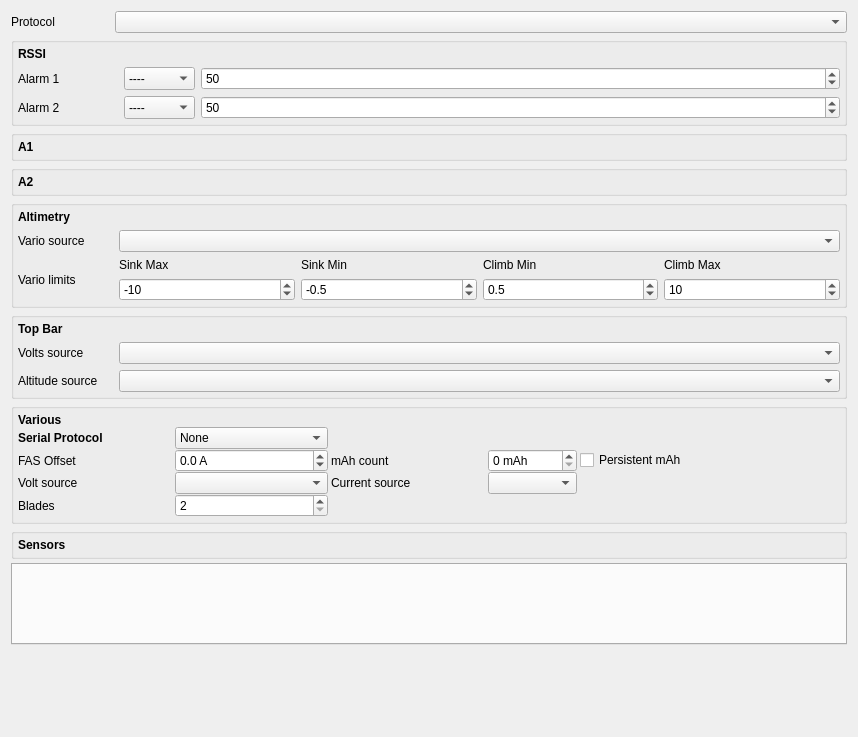
<?xml version="1.0" encoding="UTF-8"?>
<ui version="4.0">
 <class>Telemetry</class>
 <widget class="QWidget" name="Telemetry">
  <property name="geometry">
   <rect>
    <x>0</x>
    <y>0</y>
    <width>858</width>
    <height>737</height>
   </rect>
  </property>
  <property name="windowTitle">
   <string/>
  </property>
  <layout class="QVBoxLayout" name="verticalLayout" stretch="0,0,0,0,0,0,0,0,0,0">
   <property name="spacing">
    <number>4</number>
   </property>
   <item>
    <layout class="QHBoxLayout" name="horizontalLayout" stretch="0,1">
     <item>
      <widget class="QLabel" name="telemetryProtocolLabel">
       <property name="sizePolicy">
        <sizepolicy hsizetype="MinimumExpanding" vsizetype="Preferred">
         <horstretch>0</horstretch>
         <verstretch>0</verstretch>
        </sizepolicy>
       </property>
       <property name="minimumSize">
        <size>
         <width>100</width>
         <height>0</height>
        </size>
       </property>
       <property name="text">
        <string>Protocol</string>
       </property>
      </widget>
     </item>
     <item>
      <widget class="QComboBox" name="telemetryProtocol">
       <property name="sizePolicy">
        <sizepolicy hsizetype="MinimumExpanding" vsizetype="Fixed">
         <horstretch>0</horstretch>
         <verstretch>0</verstretch>
        </sizepolicy>
       </property>
      </widget>
     </item>
    </layout>
   </item>
   <item>
    <widget class="QGroupBox" name="RSSIGB">
     <property name="sizePolicy">
      <sizepolicy hsizetype="Preferred" vsizetype="Preferred">
       <horstretch>0</horstretch>
       <verstretch>0</verstretch>
      </sizepolicy>
     </property>
     <property name="flat">
      <bool>false</bool>
     </property>
     <layout class="QGridLayout" name="rssiLayout" columnstretch="0,0,1">
      <property name="margin">
       <number>4</number>
      </property>
      <item row="2" column="0">
       <widget class="QLabel" name="rssiAlarm1Label">
        <property name="sizePolicy">
         <sizepolicy hsizetype="MinimumExpanding" vsizetype="Minimum">
          <horstretch>0</horstretch>
          <verstretch>0</verstretch>
         </sizepolicy>
        </property>
        <property name="minimumSize">
         <size>
          <width>100</width>
          <height>0</height>
         </size>
        </property>
        <property name="styleSheet">
         <string notr="true"/>
        </property>
        <property name="text">
         <string>Alarm 1</string>
        </property>
       </widget>
      </item>
      <item row="2" column="1">
       <widget class="QComboBox" name="rssiAlarm1CB">
        <property name="sizePolicy">
         <sizepolicy hsizetype="MinimumExpanding" vsizetype="Preferred">
          <horstretch>0</horstretch>
          <verstretch>0</verstretch>
         </sizepolicy>
        </property>
        <item>
         <property name="text">
          <string>----</string>
         </property>
        </item>
        <item>
         <property name="text">
          <string>Yellow</string>
         </property>
        </item>
        <item>
         <property name="text">
          <string>Orange</string>
         </property>
        </item>
        <item>
         <property name="text">
          <string>Red</string>
         </property>
        </item>
       </widget>
      </item>
      <item row="2" column="2">
       <widget class="QSpinBox" name="rssiAlarm1SB">
        <property name="enabled">
         <bool>true</bool>
        </property>
        <property name="sizePolicy">
         <sizepolicy hsizetype="MinimumExpanding" vsizetype="Preferred">
          <horstretch>0</horstretch>
          <verstretch>0</verstretch>
         </sizepolicy>
        </property>
        <property name="suffix">
         <string/>
        </property>
        <property name="minimum">
         <number>20</number>
        </property>
        <property name="maximum">
         <number>80</number>
        </property>
        <property name="singleStep">
         <number>1</number>
        </property>
        <property name="value">
         <number>50</number>
        </property>
       </widget>
      </item>
      <item row="3" column="0">
       <widget class="QLabel" name="rssiAlarm2Label">
        <property name="sizePolicy">
         <sizepolicy hsizetype="MinimumExpanding" vsizetype="Minimum">
          <horstretch>0</horstretch>
          <verstretch>0</verstretch>
         </sizepolicy>
        </property>
        <property name="minimumSize">
         <size>
          <width>100</width>
          <height>0</height>
         </size>
        </property>
        <property name="text">
         <string>Alarm 2</string>
        </property>
       </widget>
      </item>
      <item row="3" column="1">
       <widget class="QComboBox" name="rssiAlarm2CB">
        <property name="sizePolicy">
         <sizepolicy hsizetype="MinimumExpanding" vsizetype="Preferred">
          <horstretch>0</horstretch>
          <verstretch>0</verstretch>
         </sizepolicy>
        </property>
        <item>
         <property name="text">
          <string>----</string>
         </property>
        </item>
        <item>
         <property name="text">
          <string>Yellow</string>
         </property>
        </item>
        <item>
         <property name="text">
          <string>Orange</string>
         </property>
        </item>
        <item>
         <property name="text">
          <string>Red</string>
         </property>
        </item>
       </widget>
      </item>
      <item row="3" column="2">
       <widget class="QSpinBox" name="rssiAlarm2SB">
        <property name="enabled">
         <bool>true</bool>
        </property>
        <property name="sizePolicy">
         <sizepolicy hsizetype="MinimumExpanding" vsizetype="Preferred">
          <horstretch>0</horstretch>
          <verstretch>0</verstretch>
         </sizepolicy>
        </property>
        <property name="suffix">
         <string/>
        </property>
        <property name="minimum">
         <number>20</number>
        </property>
        <property name="maximum">
         <number>80</number>
        </property>
        <property name="singleStep">
         <number>1</number>
        </property>
        <property name="value">
         <number>50</number>
        </property>
       </widget>
      </item>
      <item row="4" column="0">
       <spacer name="verticalSpacer_2">
        <property name="orientation">
         <enum>Qt::Vertical</enum>
        </property>
        <property name="sizeHint" stdset="0">
         <size>
          <width>20</width>
          <height>0</height>
         </size>
        </property>
       </spacer>
      </item>
      <item row="1" column="0">
       <widget class="QLabel" name="rssiLabel">
        <property name="font">
         <font>
          <weight>75</weight>
          <bold>true</bold>
         </font>
        </property>
        <property name="text">
         <string>RSSI</string>
        </property>
       </widget>
      </item>
     </layout>
    </widget>
   </item>
   <item>
    <widget class="QGroupBox" name="A1GB">
     <property name="sizePolicy">
      <sizepolicy hsizetype="Preferred" vsizetype="Preferred">
       <horstretch>0</horstretch>
       <verstretch>0</verstretch>
      </sizepolicy>
     </property>
     <property name="autoFillBackground">
      <bool>true</bool>
     </property>
     <property name="styleSheet">
      <string notr="true"/>
     </property>
     <property name="flat">
      <bool>false</bool>
     </property>
     <layout class="QVBoxLayout" name="A1Layout">
      <property name="margin">
       <number>4</number>
      </property>
      <item>
       <widget class="QLabel" name="label_7">
        <property name="font">
         <font>
          <weight>75</weight>
          <bold>true</bold>
         </font>
        </property>
        <property name="text">
         <string>A1</string>
        </property>
       </widget>
      </item>
     </layout>
    </widget>
   </item>
   <item>
    <widget class="QGroupBox" name="A2GB">
     <property name="flat">
      <bool>false</bool>
     </property>
     <layout class="QVBoxLayout" name="A2Layout">
      <property name="margin">
       <number>4</number>
      </property>
      <item>
       <widget class="QLabel" name="label_6">
        <property name="font">
         <font>
          <weight>75</weight>
          <bold>true</bold>
         </font>
        </property>
        <property name="text">
         <string>A2</string>
        </property>
       </widget>
      </item>
     </layout>
    </widget>
   </item>
   <item>
    <widget class="QGroupBox" name="altimetryGB">
     <property name="sizePolicy">
      <sizepolicy hsizetype="MinimumExpanding" vsizetype="Preferred">
       <horstretch>0</horstretch>
       <verstretch>0</verstretch>
      </sizepolicy>
     </property>
     <layout class="QGridLayout" name="gridLayout_39">
      <property name="margin">
       <number>4</number>
      </property>
      <property name="spacing">
       <number>6</number>
      </property>
      <item row="2" column="1">
       <layout class="QGridLayout" name="gridLayout_66" columnstretch="1,1,1,1">
        <item row="0" column="0">
         <widget class="QLabel" name="VarioLabel_1">
          <property name="sizePolicy">
           <sizepolicy hsizetype="MinimumExpanding" vsizetype="Preferred">
            <horstretch>0</horstretch>
            <verstretch>0</verstretch>
           </sizepolicy>
          </property>
          <property name="text">
           <string>Sink Max</string>
          </property>
          <property name="alignment">
           <set>Qt::AlignLeading|Qt::AlignLeft|Qt::AlignVCenter</set>
          </property>
         </widget>
        </item>
        <item row="1" column="1">
         <widget class="QDoubleSpinBox" name="varioLimitCenterMin_DSB">
          <property name="sizePolicy">
           <sizepolicy hsizetype="MinimumExpanding" vsizetype="Fixed">
            <horstretch>0</horstretch>
            <verstretch>0</verstretch>
           </sizepolicy>
          </property>
          <property name="decimals">
           <number>1</number>
          </property>
          <property name="minimum">
           <double>-2.100000000000000</double>
          </property>
          <property name="maximum">
           <double>1.000000000000000</double>
          </property>
          <property name="singleStep">
           <double>0.100000000000000</double>
          </property>
          <property name="value">
           <double>-0.500000000000000</double>
          </property>
         </widget>
        </item>
        <item row="1" column="2">
         <widget class="QDoubleSpinBox" name="varioLimitCenterMax_DSB">
          <property name="sizePolicy">
           <sizepolicy hsizetype="MinimumExpanding" vsizetype="Fixed">
            <horstretch>0</horstretch>
            <verstretch>0</verstretch>
           </sizepolicy>
          </property>
          <property name="decimals">
           <number>1</number>
          </property>
          <property name="minimum">
           <double>-1.000000000000000</double>
          </property>
          <property name="maximum">
           <double>2.000000000000000</double>
          </property>
          <property name="singleStep">
           <double>0.100000000000000</double>
          </property>
          <property name="value">
           <double>0.500000000000000</double>
          </property>
         </widget>
        </item>
        <item row="1" column="3">
         <widget class="QDoubleSpinBox" name="varioLimitMax_DSB">
          <property name="sizePolicy">
           <sizepolicy hsizetype="MinimumExpanding" vsizetype="Fixed">
            <horstretch>0</horstretch>
            <verstretch>0</verstretch>
           </sizepolicy>
          </property>
          <property name="decimals">
           <number>0</number>
          </property>
          <property name="minimum">
           <double>3.000000000000000</double>
          </property>
          <property name="maximum">
           <double>17.000000000000000</double>
          </property>
          <property name="value">
           <double>10.000000000000000</double>
          </property>
         </widget>
        </item>
        <item row="1" column="0">
         <widget class="QDoubleSpinBox" name="varioLimitMin_DSB">
          <property name="sizePolicy">
           <sizepolicy hsizetype="MinimumExpanding" vsizetype="Fixed">
            <horstretch>0</horstretch>
            <verstretch>0</verstretch>
           </sizepolicy>
          </property>
          <property name="decimals">
           <number>0</number>
          </property>
          <property name="minimum">
           <double>-17.000000000000000</double>
          </property>
          <property name="maximum">
           <double>-3.000000000000000</double>
          </property>
          <property name="value">
           <double>-10.000000000000000</double>
          </property>
         </widget>
        </item>
        <item row="0" column="3">
         <widget class="QLabel" name="VarioLabel_2">
          <property name="sizePolicy">
           <sizepolicy hsizetype="MinimumExpanding" vsizetype="Preferred">
            <horstretch>0</horstretch>
            <verstretch>0</verstretch>
           </sizepolicy>
          </property>
          <property name="text">
           <string>Climb Max</string>
          </property>
          <property name="alignment">
           <set>Qt::AlignLeading|Qt::AlignLeft|Qt::AlignVCenter</set>
          </property>
         </widget>
        </item>
        <item row="0" column="1">
         <widget class="QLabel" name="VarioLabel_3">
          <property name="sizePolicy">
           <sizepolicy hsizetype="MinimumExpanding" vsizetype="Preferred">
            <horstretch>0</horstretch>
            <verstretch>0</verstretch>
           </sizepolicy>
          </property>
          <property name="text">
           <string>Sink Min</string>
          </property>
          <property name="alignment">
           <set>Qt::AlignLeading|Qt::AlignLeft|Qt::AlignVCenter</set>
          </property>
         </widget>
        </item>
        <item row="0" column="2">
         <widget class="QLabel" name="VarioLabel_4">
          <property name="sizePolicy">
           <sizepolicy hsizetype="MinimumExpanding" vsizetype="Preferred">
            <horstretch>0</horstretch>
            <verstretch>0</verstretch>
           </sizepolicy>
          </property>
          <property name="text">
           <string>Climb Min</string>
          </property>
          <property name="alignment">
           <set>Qt::AlignLeading|Qt::AlignLeft|Qt::AlignVCenter</set>
          </property>
         </widget>
        </item>
       </layout>
      </item>
      <item row="2" column="0">
       <widget class="QLabel" name="varioLimit_label">
        <property name="text">
         <string>Vario limits</string>
        </property>
       </widget>
      </item>
      <item row="1" column="0">
       <widget class="QLabel" name="varioSource_label">
        <property name="minimumSize">
         <size>
          <width>95</width>
          <height>0</height>
         </size>
        </property>
        <property name="text">
         <string>Vario source</string>
        </property>
       </widget>
      </item>
      <item row="1" column="1">
       <widget class="AutoComboBox" name="varioSourceCB">
        <property name="sizePolicy">
         <sizepolicy hsizetype="MinimumExpanding" vsizetype="Fixed">
          <horstretch>0</horstretch>
          <verstretch>0</verstretch>
         </sizepolicy>
        </property>
       </widget>
      </item>
      <item row="0" column="0">
       <widget class="QLabel" name="label_2">
        <property name="font">
         <font>
          <weight>75</weight>
          <bold>true</bold>
         </font>
        </property>
        <property name="text">
         <string>Altimetry</string>
        </property>
       </widget>
      </item>
     </layout>
    </widget>
   </item>
   <item>
    <widget class="QGroupBox" name="topbarGB">
     <property name="sizePolicy">
      <sizepolicy hsizetype="MinimumExpanding" vsizetype="Preferred">
       <horstretch>0</horstretch>
       <verstretch>0</verstretch>
      </sizepolicy>
     </property>
     <layout class="QGridLayout" name="gridLayout_40">
      <property name="margin">
       <number>4</number>
      </property>
      <property name="spacing">
       <number>6</number>
      </property>
      <item row="2" column="0">
       <widget class="QLabel" name="altitudeSource_label">
        <property name="text">
         <string>Altitude source</string>
        </property>
       </widget>
      </item>
      <item row="1" column="0">
       <widget class="QLabel" name="voltsSource_label">
        <property name="minimumSize">
         <size>
          <width>95</width>
          <height>0</height>
         </size>
        </property>
        <property name="text">
         <string>Volts source</string>
        </property>
       </widget>
      </item>
      <item row="1" column="1">
       <widget class="AutoComboBox" name="voltsSource">
        <property name="sizePolicy">
         <sizepolicy hsizetype="MinimumExpanding" vsizetype="Fixed">
          <horstretch>0</horstretch>
          <verstretch>0</verstretch>
         </sizepolicy>
        </property>
       </widget>
      </item>
      <item row="0" column="0">
       <widget class="QLabel" name="label_5">
        <property name="font">
         <font>
          <weight>75</weight>
          <bold>true</bold>
         </font>
        </property>
        <property name="text">
         <string>Top Bar</string>
        </property>
       </widget>
      </item>
      <item row="2" column="1">
       <widget class="AutoComboBox" name="altitudeSource">
        <property name="sizePolicy">
         <sizepolicy hsizetype="MinimumExpanding" vsizetype="Fixed">
          <horstretch>0</horstretch>
          <verstretch>0</verstretch>
         </sizepolicy>
        </property>
       </widget>
      </item>
     </layout>
    </widget>
   </item>
   <item>
    <widget class="QGroupBox" name="variousGB">
     <property name="sizePolicy">
      <sizepolicy hsizetype="MinimumExpanding" vsizetype="MinimumExpanding">
       <horstretch>0</horstretch>
       <verstretch>0</verstretch>
      </sizepolicy>
     </property>
     <layout class="QGridLayout" name="gridLayout_6">
      <property name="margin">
       <number>4</number>
      </property>
      <property name="spacing">
       <number>0</number>
      </property>
      <item row="0" column="0">
       <layout class="QGridLayout" name="gridLayout" rowstretch="0,0,0,0,0">
        <property name="horizontalSpacing">
         <number>3</number>
        </property>
        <property name="verticalSpacing">
         <number>0</number>
        </property>
        <item row="3" column="1">
         <widget class="AutoComboBox" name="frskyVoltCB">
          <property name="sizePolicy">
           <sizepolicy hsizetype="Preferred" vsizetype="Fixed">
            <horstretch>0</horstretch>
            <verstretch>0</verstretch>
           </sizepolicy>
          </property>
         </widget>
        </item>
        <item row="3" column="0">
         <widget class="QLabel" name="label_4">
          <property name="sizePolicy">
           <sizepolicy hsizetype="MinimumExpanding" vsizetype="Preferred">
            <horstretch>0</horstretch>
            <verstretch>0</verstretch>
           </sizepolicy>
          </property>
          <property name="text">
           <string>Volt source</string>
          </property>
         </widget>
        </item>
        <item row="3" column="3">
         <widget class="AutoComboBox" name="frskyCurrentCB">
          <property name="sizePolicy">
           <sizepolicy hsizetype="Preferred" vsizetype="Fixed">
            <horstretch>0</horstretch>
            <verstretch>0</verstretch>
           </sizepolicy>
          </property>
         </widget>
        </item>
        <item row="2" column="5">
         <spacer name="horizontalSpacer">
          <property name="orientation">
           <enum>Qt::Horizontal</enum>
          </property>
          <property name="sizeHint" stdset="0">
           <size>
            <width>40</width>
            <height>20</height>
           </size>
          </property>
         </spacer>
        </item>
        <item row="3" column="2">
         <widget class="QLabel" name="current_label">
          <property name="sizePolicy">
           <sizepolicy hsizetype="MinimumExpanding" vsizetype="MinimumExpanding">
            <horstretch>0</horstretch>
            <verstretch>0</verstretch>
           </sizepolicy>
          </property>
          <property name="minimumSize">
           <size>
            <width>0</width>
            <height>0</height>
           </size>
          </property>
          <property name="text">
           <string>Current source</string>
          </property>
         </widget>
        </item>
        <item row="4" column="1">
         <widget class="QDoubleSpinBox" name="bladesCount">
          <property name="sizePolicy">
           <sizepolicy hsizetype="MinimumExpanding" vsizetype="Fixed">
            <horstretch>0</horstretch>
            <verstretch>0</verstretch>
           </sizepolicy>
          </property>
          <property name="decimals">
           <number>0</number>
          </property>
          <property name="minimum">
           <double>2.000000000000000</double>
          </property>
          <property name="maximum">
           <double>5.000000000000000</double>
          </property>
          <property name="value">
           <double>2.000000000000000</double>
          </property>
         </widget>
        </item>
        <item row="4" column="0">
         <widget class="QLabel" name="blades_label">
          <property name="sizePolicy">
           <sizepolicy hsizetype="MinimumExpanding" vsizetype="MinimumExpanding">
            <horstretch>0</horstretch>
            <verstretch>0</verstretch>
           </sizepolicy>
          </property>
          <property name="text">
           <string>Blades</string>
          </property>
         </widget>
        </item>
        <item row="2" column="2">
         <widget class="QLabel" name="mahCount_label">
          <property name="text">
           <string>mAh count</string>
          </property>
         </widget>
        </item>
        <item row="2" column="3">
         <widget class="QSpinBox" name="mahCount_SB">
          <property name="sizePolicy">
           <sizepolicy hsizetype="Minimum" vsizetype="Fixed">
            <horstretch>0</horstretch>
            <verstretch>0</verstretch>
           </sizepolicy>
          </property>
          <property name="suffix">
           <string> mAh</string>
          </property>
          <property name="maximum">
           <number>32767</number>
          </property>
         </widget>
        </item>
        <item row="2" column="1">
         <widget class="QDoubleSpinBox" name="fasOffset_DSB">
          <property name="sizePolicy">
           <sizepolicy hsizetype="Minimum" vsizetype="Fixed">
            <horstretch>0</horstretch>
            <verstretch>0</verstretch>
           </sizepolicy>
          </property>
          <property name="suffix">
           <string> A</string>
          </property>
          <property name="decimals">
           <number>1</number>
          </property>
          <property name="minimum">
           <double>-12.000000000000000</double>
          </property>
          <property name="maximum">
           <double>12.000000000000000</double>
          </property>
          <property name="singleStep">
           <double>0.100000000000000</double>
          </property>
         </widget>
        </item>
        <item row="2" column="0">
         <widget class="QLabel" name="fasOffset_label">
          <property name="sizePolicy">
           <sizepolicy hsizetype="Maximum" vsizetype="Preferred">
            <horstretch>0</horstretch>
            <verstretch>0</verstretch>
           </sizepolicy>
          </property>
          <property name="text">
           <string>FAS Offset</string>
          </property>
         </widget>
        </item>
        <item row="2" column="4">
         <widget class="QCheckBox" name="mahCount_ChkB">
          <property name="text">
           <string>Persistent mAh</string>
          </property>
         </widget>
        </item>
        <item row="0" column="0">
         <widget class="QLabel" name="label_3">
          <property name="sizePolicy">
           <sizepolicy hsizetype="Fixed" vsizetype="Fixed">
            <horstretch>0</horstretch>
            <verstretch>0</verstretch>
           </sizepolicy>
          </property>
          <property name="font">
           <font>
            <weight>75</weight>
            <bold>true</bold>
           </font>
          </property>
          <property name="text">
           <string>Various</string>
          </property>
         </widget>
        </item>
        <item row="1" column="0">
         <widget class="QLabel" name="label">
          <property name="font">
           <font>
            <weight>75</weight>
            <bold>true</bold>
           </font>
          </property>
          <property name="text">
           <string>Serial Protocol</string>
          </property>
         </widget>
        </item>
        <item row="1" column="1">
         <widget class="QComboBox" name="frskyProtoCB">
          <property name="sizePolicy">
           <sizepolicy hsizetype="MinimumExpanding" vsizetype="Fixed">
            <horstretch>0</horstretch>
            <verstretch>0</verstretch>
           </sizepolicy>
          </property>
          <item>
           <property name="text">
            <string>None</string>
           </property>
          </item>
          <item>
           <property name="text">
            <string>FrSky Sensor Hub</string>
           </property>
          </item>
         </widget>
        </item>
       </layout>
      </item>
     </layout>
    </widget>
   </item>
   <item>
    <widget class="QGroupBox" name="sensorsGB">
     <property name="sizePolicy">
      <sizepolicy hsizetype="Preferred" vsizetype="Preferred">
       <horstretch>0</horstretch>
       <verstretch>0</verstretch>
      </sizepolicy>
     </property>
     <property name="flat">
      <bool>false</bool>
     </property>
     <layout class="QGridLayout" name="sensorsLayout" columnstretch="0">
      <property name="margin">
       <number>4</number>
      </property>
      <item row="0" column="0">
       <widget class="QLabel" name="sensorsLabel">
        <property name="font">
         <font>
          <weight>75</weight>
          <bold>true</bold>
         </font>
        </property>
        <property name="text">
         <string>Sensors</string>
        </property>
       </widget>
      </item>
     </layout>
    </widget>
   </item>
   <item>
    <widget class="QTabWidget" name="customScreens">
     <property name="sizePolicy">
      <sizepolicy hsizetype="MinimumExpanding" vsizetype="MinimumExpanding">
       <horstretch>0</horstretch>
       <verstretch>0</verstretch>
      </sizepolicy>
     </property>
     <property name="currentIndex">
      <number>-1</number>
     </property>
    </widget>
   </item>
   <item>
    <spacer name="verticalSpacer">
     <property name="orientation">
      <enum>Qt::Vertical</enum>
     </property>
     <property name="sizeHint" stdset="0">
      <size>
       <width>20</width>
       <height>40</height>
      </size>
     </property>
    </spacer>
   </item>
  </layout>
 </widget>
 <customwidgets>
  <customwidget>
   <class>AutoComboBox</class>
   <extends>QComboBox</extends>
   <header>autocombobox.h</header>
  </customwidget>
 </customwidgets>
 <tabstops>
  <tabstop>telemetryProtocol</tabstop>
  <tabstop>rssiAlarm1CB</tabstop>
  <tabstop>rssiAlarm1SB</tabstop>
  <tabstop>rssiAlarm2CB</tabstop>
  <tabstop>rssiAlarm2SB</tabstop>
  <tabstop>varioSourceCB</tabstop>
  <tabstop>varioLimitMin_DSB</tabstop>
  <tabstop>varioLimitCenterMin_DSB</tabstop>
  <tabstop>varioLimitCenterMax_DSB</tabstop>
  <tabstop>varioLimitMax_DSB</tabstop>
  <tabstop>voltsSource</tabstop>
  <tabstop>altitudeSource</tabstop>
  <tabstop>frskyProtoCB</tabstop>
  <tabstop>fasOffset_DSB</tabstop>
  <tabstop>mahCount_SB</tabstop>
  <tabstop>mahCount_ChkB</tabstop>
  <tabstop>frskyVoltCB</tabstop>
  <tabstop>frskyCurrentCB</tabstop>
  <tabstop>bladesCount</tabstop>
  <tabstop>customScreens</tabstop>
 </tabstops>
 <resources/>
 <connections/>
</ui>
